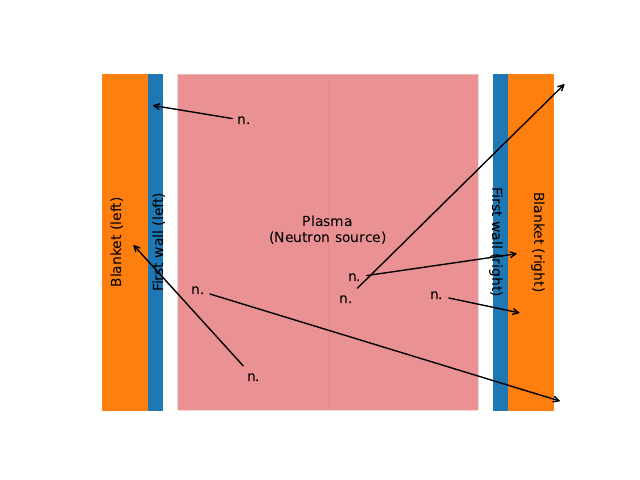

This chart was generated by the following Python code:
import matplotlib.pyplot as plt
from numpy import array as ary
import numpy as np

np.random.seed(7)
rand_range = np.random.uniform
rand_sign = lambda: np.random.choice([-1, 1])
HEIGHT = 2
MID = HEIGHT/2
y_range = [HEIGHT, HEIGHT]

if __name__=="__main__":
    ax = plt.subplot()
    ax.set_axis_off()
    for x_sign in (-1, 1):
        ax.fill_between(x_sign * ary([0,1]), y_range, color="C3", alpha=0.5, edgecolor=None)
        ax.fill_between(x_sign * ary([1.1,1.2]), y_range, color="C0")
        ax.fill_between(x_sign * ary([1.2,1.5]), y_range, color="C1")

    ax.text(0, MID, "Plasma\n(Neutron source)", ha="center")
    ax.text(1.12, MID, "First wall (right)", va="center", ha="center", rotation=270)
    ax.text(-1.12, MID, "First wall (left)", va="center", ha="center", rotation=90)
    ax.text(1.4, MID, "Blanket (right)", va="center", ha="center", rotation=270)
    ax.text(-1.4, MID, "Blanket (left)", va="center", ha="center", rotation=90)
    # ax.set_ylim()
    # ax.set_xlim(-1.5, 1.5)
    # plt.tight_layout()
    for i in range(6):
        start = (rand_range(0, 1)*rand_sign(), rand_range(0, HEIGHT))
        end = (rand_range(1.1, 1.6)*rand_sign(), rand_range(0, HEIGHT))
        ax.annotate("n.", xy=end, xytext=start, arrowprops=dict(facecolor='k', arrowstyle="->")) # arrowhead style needs fix?
    plt.savefig("semiinfinite_plot.pdf")